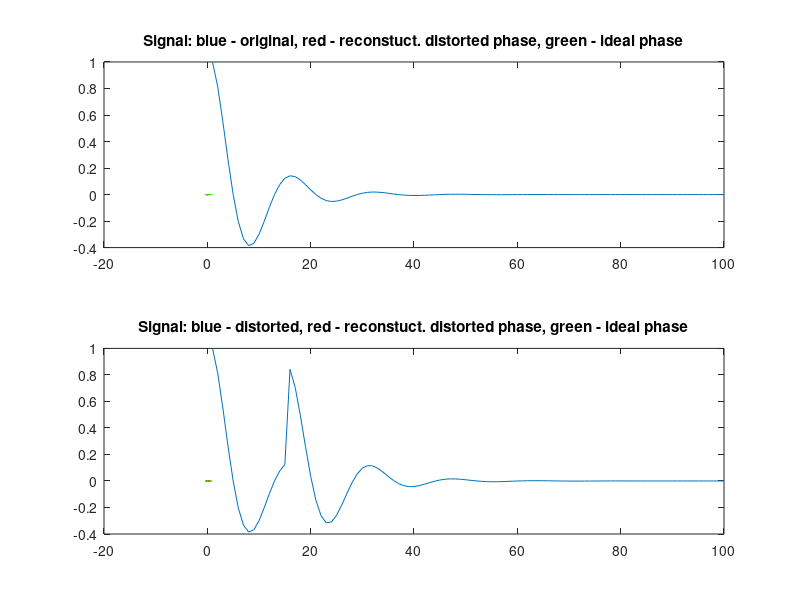
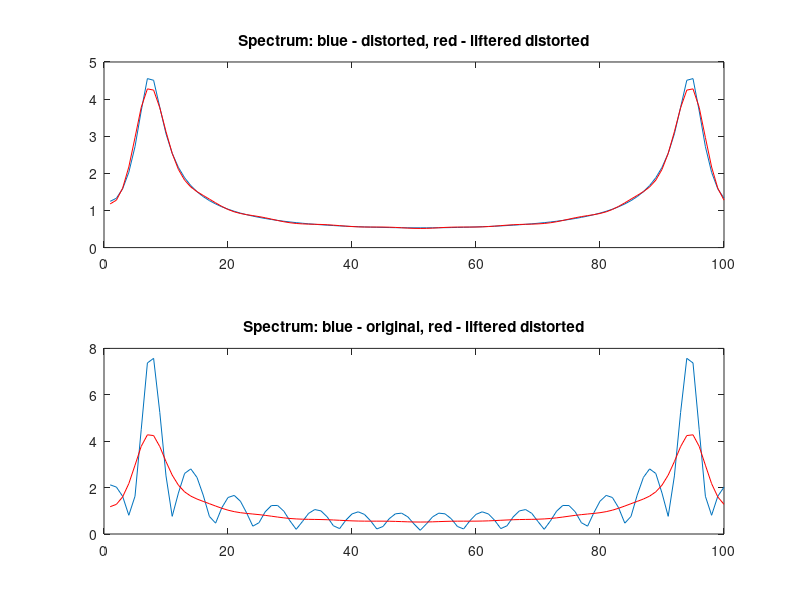
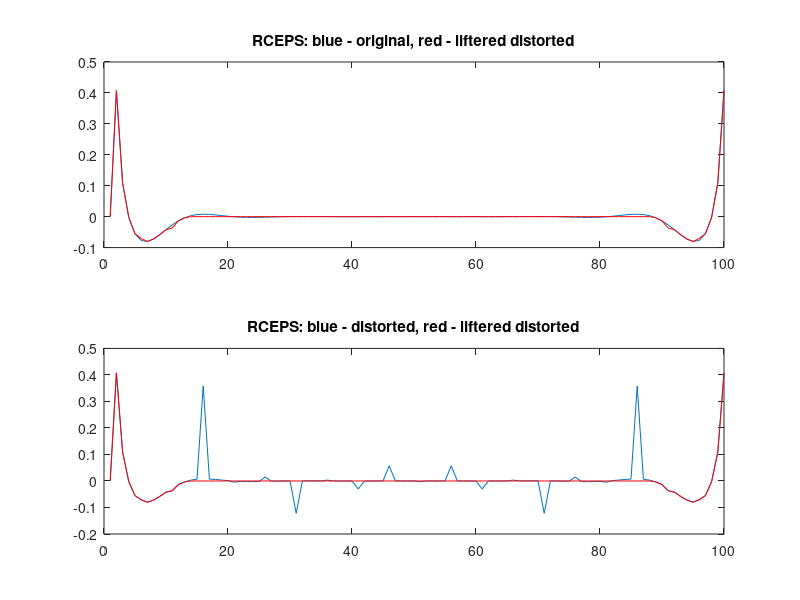
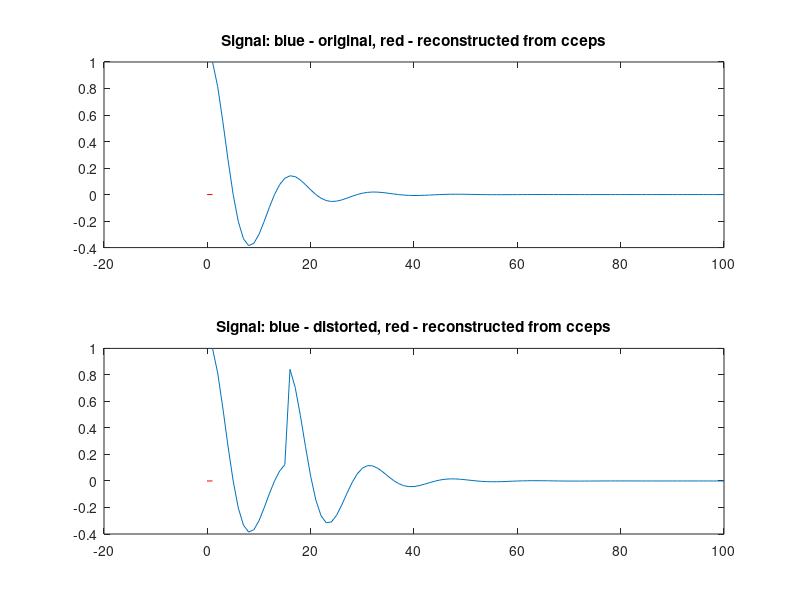

Here is the MATLAB script that generated these plots, in order:
% Demo cepstral analysis
%    REFLECTION

%%%%%%%%%%%%%%%%%%%%%%%%%%%%%%%%%%%%%%%%%%%%%%%%%%%%%% 

% Parameters of attenuated cosine
f=500 ;
fs=8000 ;
Tau=0.001 ;

% Generation of time and cosine (result should be COLUMN VECTORS !!!)
N=100 ;
t=(0:N-1)'./fs ;
s=cos(2*pi*f*t).*exp(-t/Tau) ;

% Parameters and impulse response of filter for refelction modeling
M=15; 
m=0.7 ;

h=zeros(N,1); 
h(1)=1;
h(M+1)=m;

% Creation of reflection

ss=filter(h,1,s);


figure(21)
subplot(211)
plot(s);
title('Signal: blue - original (attenuated cosine)')
subplot(212)
plot(ss)
title('Signal: blue - distorted (att. cosine with reflection)')

pause(2)

Sabs =abs(fft(s));
SSabs =abs(fft(ss));

figure(22)
subplot(211)
plot(Sabs);
title('Spectrum: blue - original')
subplot(212)
plot(SSabs);
title('Spectrum: blue - distorted')

pause(2)

cs=rceps(s) ;
css=rceps(ss) ;

figure(23)
subplot(211)
plot(cs);
title('RCEPS: blue - original')
subplot(212)
plot(css);
title('RCEPS: blue - distorted')


pause(2)

% Lifter
%%%%%%%%

nc = 12 ;
HL = [ones(nc+1,1); zeros(N-2*nc-1,1); ones(nc,1) ];

% Liftrace
%%%%%%%%%%

css1 = css.*HL ;

figure(23)
subplot(211)
hold on
plot(css1,'r');
hold off
title('RCEPS: blue - original, red - liftered distorted')
subplot(212)
hold on
plot(css1,'r');
hold off
title('RCEPS: blue - distorted, red - liftered distorted')

pause(2)

SS1abs = real(exp(fft(css1)));

figure(22)
subplot(212)
hold on
plot(SS1abs,'r');
hold off
title('Spectrum: blue - original, red - liftered distorted')
subplot(211)
hold on
plot(SS1abs,'r');
hold off
title('Spectrum: blue - distorted, red - liftered distorted')

pause(2)

% Signal reconstruction using phase of distorted signal
%%%%%%%%%%%%%%%%%%%%%%%%%%%%%%%%%%%%%%%%%%%%%%%%%%%%%%%

% phase of distorted signal (bad estimation)
SSangle = angle(fft(ss)) ;

% phase of clean signal (ideal estimetion - but not available)
SSangleid = angle(fft(s)) ;


s_out = ifft ( SS1abs.*exp(j*SSangle) ) ;
s_out2 = ifft ( SS1abs.*exp(j*SSangleid) ) ;

figure(21)
subplot(211)
hold on
plot(s_out,'r');
title('Signal: blue - original, red - reconstuct. distorted phase')
hold off
subplot(212)
hold on
plot(s_out,'r');
title('Signal: blue - distorted, red - reconstuct. distorted phase')
hold off


pause(2)

figure(21)
subplot(211)
hold on
plot(s_out2,'g');
title('Signal: blue - original, red - reconstuct. distorted phase, green - ideal phase')
hold off
subplot(212)
hold on
plot(s_out2,'g');
title('Signal: blue - distorted, red - reconstuct. distorted phase, green - ideal phase')
hold off


pause(2)

%% Signal reconstruction using complex cepstrum
%%%%%%%%%%%%%%%%%%%%%%%%%%%%%%%%%%%%%%%%%%%%%%%%%%%%%%%

% complex spectrum is not symmetric (contains phase information)
cc = cceps (ss) ;

% Lifter is not symmetric for complex cepstrum
HLc = [ones(nc+1,1); zeros(N-nc-1,1) ];
cc1 = cc.*HLc ;

% reconstructed signal from complex cepstrum
s_out = ifft ( exp(fft(cc1)) ) ;

% Results observation

figure(24)
subplot(211)
plot(s);
title('Signal: blue - original')
subplot(212)
plot(ss);
title('Signal: blue - distorted')


pause(2)

figure(25);
plot(cc); 
title('CCEPS: blue - distorted')

pause(2)

figure(25);

hold on
plot(cc1,'r');
title('CCEPS: blue - distorted, red - liftered')
hold off

pause(2)

figure(24)

subplot(211)
hold on
plot(s_out,'r');
title('Signal: blue - original, red - reconstructed from cceps')
hold off
subplot(212)
hold on
plot(s_out,'r');
hold off
title('Signal: blue - distorted, red - reconstructed from cceps')






